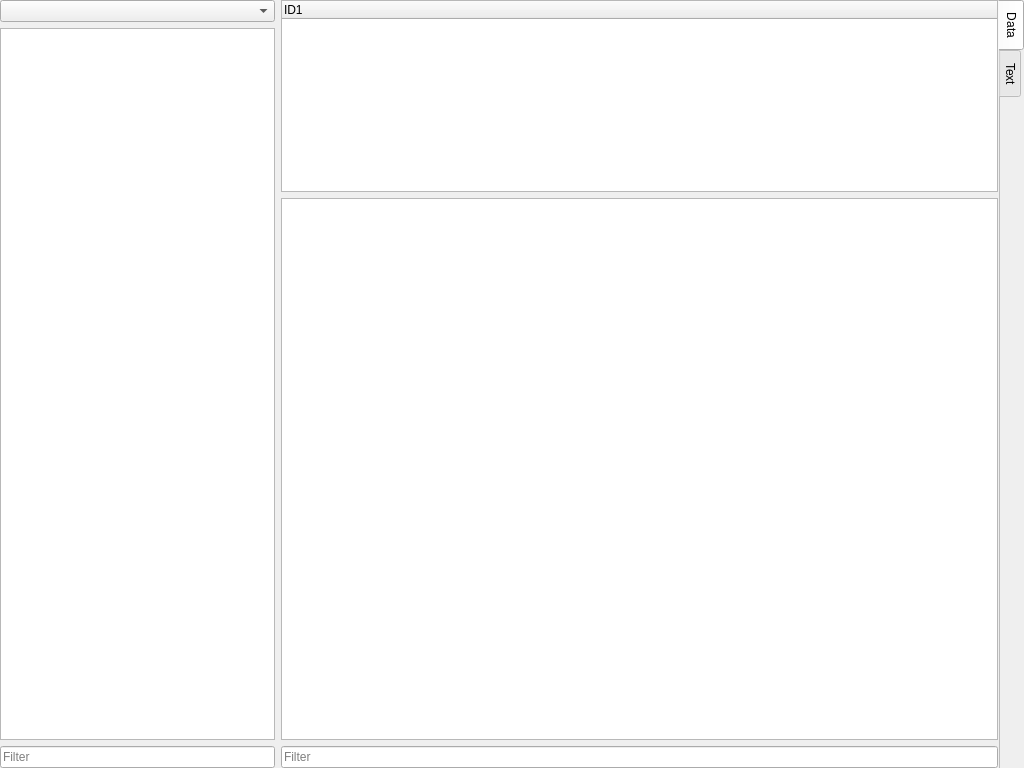
<?xml version="1.0" encoding="UTF-8"?>
<ui version="4.0">
 <class>RcUi::RcFileView</class>
 <widget class="QWidget" name="RcUi::RcFileView">
  <property name="geometry">
   <rect>
    <x>0</x>
    <y>0</y>
    <width>1024</width>
    <height>768</height>
   </rect>
  </property>
  <property name="windowTitle">
   <string>Form</string>
  </property>
  <layout class="QHBoxLayout" name="horizontalLayout">
   <property name="leftMargin">
    <number>0</number>
   </property>
   <property name="topMargin">
    <number>0</number>
   </property>
   <property name="rightMargin">
    <number>0</number>
   </property>
   <property name="bottomMargin">
    <number>0</number>
   </property>
   <item>
    <widget class="QWidget" name="widget" native="true">
     <property name="sizePolicy">
      <sizepolicy hsizetype="Fixed" vsizetype="Preferred">
       <horstretch>0</horstretch>
       <verstretch>0</verstretch>
      </sizepolicy>
     </property>
     <property name="minimumSize">
      <size>
       <width>275</width>
       <height>0</height>
      </size>
     </property>
     <property name="maximumSize">
      <size>
       <width>275</width>
       <height>16777215</height>
      </size>
     </property>
     <layout class="QVBoxLayout" name="verticalLayout">
      <property name="leftMargin">
       <number>0</number>
      </property>
      <property name="topMargin">
       <number>0</number>
      </property>
      <property name="rightMargin">
       <number>0</number>
      </property>
      <property name="bottomMargin">
       <number>0</number>
      </property>
      <item>
       <widget class="QComboBox" name="languageCombo"/>
      </item>
      <item>
       <widget class="QTreeView" name="dataView">
        <property name="headerHidden">
         <bool>true</bool>
        </property>
        <attribute name="headerVisible">
         <bool>false</bool>
        </attribute>
       </widget>
      </item>
      <item>
       <widget class="QLineEdit" name="dataFilter">
        <property name="placeholderText">
         <string>Filter</string>
        </property>
        <property name="clearButtonEnabled">
         <bool>true</bool>
        </property>
       </widget>
      </item>
     </layout>
    </widget>
   </item>
   <item>
    <widget class="QTabWidget" name="tabWidget">
     <property name="tabPosition">
      <enum>QTabWidget::TabPosition::East</enum>
     </property>
     <property name="currentIndex">
      <number>0</number>
     </property>
     <property name="documentMode">
      <bool>true</bool>
     </property>
     <widget class="QWidget" name="tab">
      <attribute name="title">
       <string>Data</string>
      </attribute>
      <layout class="QVBoxLayout" name="verticalLayout_2">
       <property name="leftMargin">
        <number>0</number>
       </property>
       <property name="topMargin">
        <number>0</number>
       </property>
       <property name="rightMargin">
        <number>0</number>
       </property>
       <property name="bottomMargin">
        <number>0</number>
       </property>
       <item>
        <widget class="QTreeWidget" name="propertyView">
         <property name="sizePolicy">
          <sizepolicy hsizetype="Expanding" vsizetype="Preferred">
           <horstretch>0</horstretch>
           <verstretch>0</verstretch>
          </sizepolicy>
         </property>
         <property name="rootIsDecorated">
          <bool>false</bool>
         </property>
         <column>
          <property name="text">
           <string notr="true">ID1</string>
          </property>
         </column>
        </widget>
       </item>
       <item>
        <widget class="QTreeView" name="contentView">
         <property name="rootIsDecorated">
          <bool>false</bool>
         </property>
        </widget>
       </item>
       <item>
        <widget class="QLineEdit" name="contentFilter">
         <property name="placeholderText">
          <string>Filter</string>
         </property>
         <property name="clearButtonEnabled">
          <bool>true</bool>
         </property>
        </widget>
       </item>
      </layout>
     </widget>
     <widget class="QWidget" name="tab_2">
      <attribute name="title">
       <string>Text</string>
      </attribute>
      <layout class="QVBoxLayout" name="verticalLayout_4">
       <property name="leftMargin">
        <number>0</number>
       </property>
       <property name="topMargin">
        <number>0</number>
       </property>
       <property name="rightMargin">
        <number>0</number>
       </property>
       <property name="bottomMargin">
        <number>0</number>
       </property>
       <item>
        <widget class="QPlainTextEdit" name="textEdit">
         <property name="readOnly">
          <bool>true</bool>
         </property>
        </widget>
       </item>
       <item>
        <widget class="QLineEdit" name="searchText">
         <property name="placeholderText">
          <string>Search</string>
         </property>
         <property name="clearButtonEnabled">
          <bool>true</bool>
         </property>
        </widget>
       </item>
      </layout>
     </widget>
    </widget>
   </item>
  </layout>
 </widget>
 <resources/>
 <connections/>
</ui>
